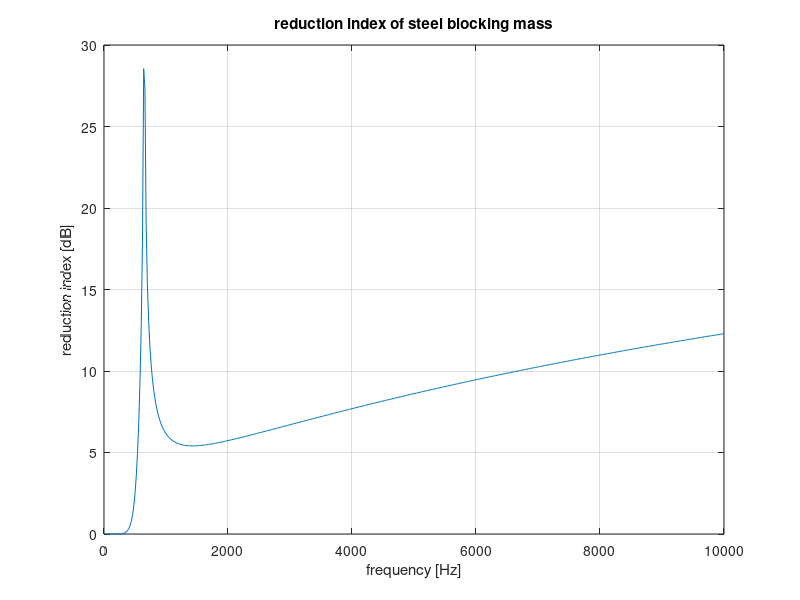

The MATLAB script that drew this image:
%% interlayer
clf
clear
R_int = @(e,v) 10*log10(1 + ((1 - e.^2 .* v.^3) / 2).^2);
E = 10e6;
E_e = 5.04e6; 
l_0 = 0.001;
h = 0.1;
rho = 680;

eps = E_e / E * h / (2 * l_0);
v = @(lambda) E ./ E_e .* l_0 ./ (lambda ./ (2 * pi));

f = linspace(20,10000,500);
lambda1 = sqrt(E/rho) ./ f;
v_val = v(lambda1);

R_val = R_int(eps,v_val);
plot(f,R_val)
grid on

title('reduction index of SR450 interlayer')
xlabel('frequency [Hz]')
ylabel('reduction index [dB]')
%% blocking mass
clf
clear
R_block = @(t,m) -10*log10(1 - (abs(( -m + t.^2 .* m.^3 + t.^2 .* m.^4 / 2)./((m + t.^2 .* m.^3) - 1i * (4 + m - t.^2 .* m.^3 - t.^2 .* m.^4 / 2)))).^2);
E = 10e6;
l_0 = 0.001;
h = 0.1;
b = 0.1;
rho = 680;
rho_block = 7850;
m_prim = 6.8;
m_mass = 0.0785;

theta_big = m_mass * (l_0^2 + h^2);
theta = m_prim / m_mass * sqrt(theta_big / m_mass);
my = @(lambda) m_mass ./ (m_prim .* lambda ./(2 * pi));

f = linspace(20,10000,500);
lambda1 = sqrt(E/rho) ./ f;
my_val = my(lambda1);

R_val = R_block(theta,my_val);
plot(f,R_val)
grid on

title('reduction index of steel blocking mass')
xlabel('frequency [Hz]')
ylabel('reduction index [dB]')